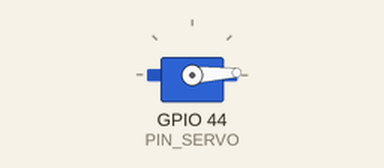
Bench run of a sketch on a simulated ESP32. Parts: servo.

Above: at 0.05 s.
At 1.3 s:
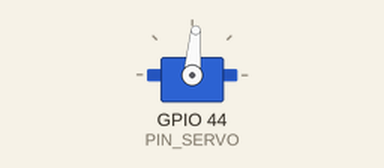
At 2.6 s:
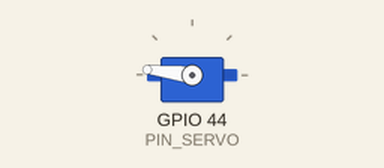
At 5.2 s:
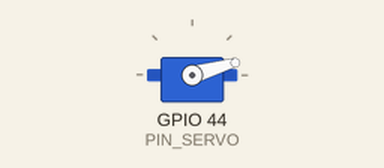
Timing chart, 0 to 7.1 s (numbered marks = the images above):
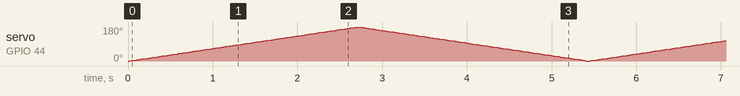

The sketch:

lab3part2.ino
```cpp
/*
 * lab3part2.ino
 *
 * Demonstrates basic sweeping motion of a standard servo motor.
 * Servo moves from 0° to 180° and back continuously.
 *
 * Author: Bill Turbadrakh
 * Created: 2025-04-14
 * Modified: 2025-04-16
 */

#include "ESP32Servo.h"  // Correct header for ESP32 boards

// === Constants ===
const int PIN_SERVO = D7;
const int SERVO_DELAY_MS = 15;
const int SERVO_MIN_DEG = 0;
const int SERVO_MAX_DEG = 180;
const int SERVO_STEP_DEG = 1;

// === Global Variables ===
Servo g_servo;               // Servo instance
int g_servo_pos_deg = 0;     // Current servo position in degrees

void setup() {
  g_servo.attach(PIN_SERVO);  // Attach servo to pin D7
}

void loop() {
  // Sweep from 0° to 180°
  for (g_servo_pos_deg = SERVO_MIN_DEG; g_servo_pos_deg <= SERVO_MAX_DEG; g_servo_pos_deg += SERVO_STEP_DEG) {
    g_servo.write(g_servo_pos_deg);
    delay(SERVO_DELAY_MS);
  }

  // Sweep back from 180° to 0°
  for (g_servo_pos_deg = SERVO_MAX_DEG; g_servo_pos_deg >= SERVO_MIN_DEG; g_servo_pos_deg -= SERVO_STEP_DEG) {
    g_servo.write(g_servo_pos_deg);
    delay(SERVO_DELAY_MS);
  }
}
```
